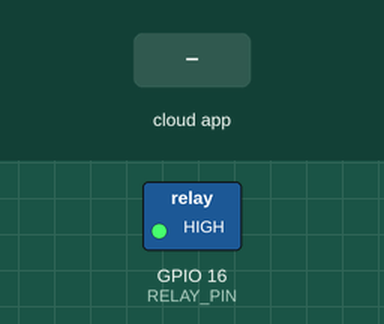
A program run on a simulated ESP8266 (NodeMCU). Shown: switched loads named in the program (green lamp = pin HIGH). The inputs (shaded band) are chosen by the test bench. WiFi joins after 1.5 s; servers stay silent unless stated; what the program prints to the serial monitor is not drawn.

Above: at 3.0 s.
3.1 s: the phone or cloud app sets xxxxxxxxxxxxxxxxxxxxxxxx to 1
At 3.6 s:
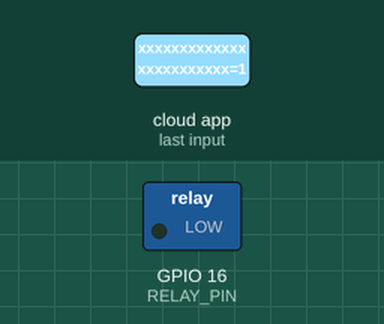
4.6 s: the phone or cloud app sets xxxxxxxxxxxxxxxxxxxxxxxx to 0
At 5.9 s:
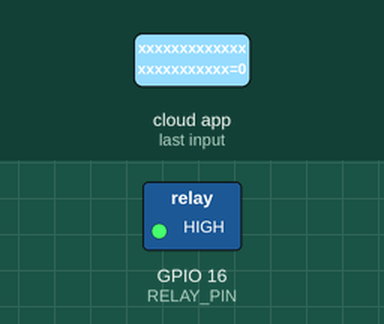
Timing chart, 0 to 7.6 s (numbered marks = the images above; inputs shaded):
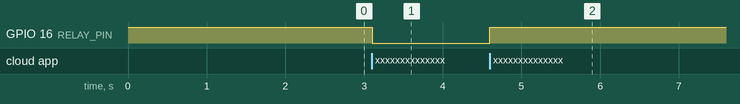

The program:

main.cpp
```cpp
/*
 *  Includes
 */
#include <ESP8266WiFi.h>   // So we can connect to the Wi-Fi
#include <SmartSwitch.hpp> // SmartSwitch configuration
#ifdef BLYNK_ENABLED
#include <BlynkSimpleEsp8266.h> // So we can use Blynk
#endif
#ifdef ALEXA_ENABLED
#include <SinricPro.h> // So we can use Alexa
#include <SinricProSwitch.h>
#endif

// Keeps track of connection state
wl_status_t lastWifiStatus;

/*
 * Function for connecting to Wi-Fi
 * (cloned from Blynk.connectWiFi)
 */
void connectWiFi(const char *ssid, const char *pass)
{
  Serial.print("Connecting to ");
  Serial.println(ssid);
  WiFi.mode(WIFI_STA);
  if (WiFi.status() != WL_CONNECTED)
  {
    if (pass && strlen(pass))
    {
      WiFi.begin(ssid, pass);
    }
    else
    {
      WiFi.begin(ssid);
    }
  }
  while (WiFi.status() != WL_CONNECTED)
  {
    delay(500);
  }
  Serial.println("Connected to WiFi");
  IPAddress myip = WiFi.localIP();
  (void)myip;
  Serial.print("IP: ");
  Serial.println(myip);
}

#ifdef ALEXA_ENABLED
/*
 * Function for managing switch state with Alexa
 */
bool switchState(const String &deviceId, bool &state)
{
  digitalWrite(RELAY_PIN, state ? ON : OFF);
  return true;
}

/*
 * Function for setting SinricPro up
 */
void setupSinricPro()
{
  // Add devices and callbacks to SinricPro
  SinricProSwitch &mySwitch = SinricPro[SINRIC_SWITCH_ID];
  mySwitch.onPowerState(switchState);

  // Setup SinricPro
  SinricPro.onConnected([]() { Serial.printf("Connected to SinricPro\r\n"); });
  SinricPro.onDisconnected([]() { Serial.printf("Disconnected from SinricPro\r\n"); });
  SinricPro.begin(SINRIC_APP_KEY, SINRIC_APP_SECRET);
}
#endif

/*
 *  Setup
 */
void setup()
{
  // Initializing Serial
  Serial.begin(SERIAL_BAUD_RATE);
  // Setting relay ping as output
  pinMode(RELAY_PIN, OUTPUT);
  // Setting relay OFF at startup
  digitalWrite(RELAY_PIN, HIGH);
  // Connect to Wi-Fi
  connectWiFi(WIFI_SSID, WIFI_PASSWORD);
#ifdef BLYNK_ENABLED
  // Configure Blynk
  Blynk.begin(BLYNK_AUTH_TOKEN, WIFI_SSID, WIFI_PASSWORD);
#endif
#ifdef ALEXA_ENABLED
  // Configure SinricPro
  setupSinricPro();
#endif
  // Set initial states
  lastWifiStatus = WiFi.status();
}

/*
 *  Loop
 */
void loop()
{
  // If Wi-Fi is not connected
  if (WiFi.status() != WL_CONNECTED)
  {
    // Lost connection
    if (lastWifiStatus == WL_CONNECTED)
      // Set relay ON so it can be controlled locally
      digitalWrite(RELAY_PIN, LOW);
    // Log connection state and retry Wi-Fi connection
    Serial.println("Wi-Fi is not connected, will retry connection...");
    connectWiFi(WIFI_SSID, WIFI_PASSWORD);
  }
#ifdef BLYNK_ENABLED
  // Wi-Fi is connected but Blynk isn't
  else if (!Blynk.connected())
  {
    // Log connection state and retry Blynk connection
    BLYNK_LOG1("Blynk is not connected, will retry connection...");
    Blynk.connect();
  }
#endif
  // Update connection state
  lastWifiStatus = WiFi.status();
#ifdef ALEXA_ENABLED
  SinricPro.handle();
#endif
#ifdef BLYNK_ENABLED
  Blynk.run();
#endif
}
```

SmartSwitch.hpp
```cpp
#pragma once

#include <Arduino.h>

/*
 *  Constants
 */
#define SERIAL_BAUD_RATE 115200
#define ON LOW
#define OFF HIGH

/*
 * Configuration
 */
#define BLYNK_ENABLED // Comment this line in order to disable Blynk integration
#define BLYNK_AUTH_TOKEN "xxxxxxxxxxxxxxxxxxxxxxxxxx-xxxxx"
#define ALEXA_ENABLED // Comment this line in order to disable Amazon Alexa integration
#define SINRIC_APP_KEY "xxxxxxxx-xxxx-xxxx-xxxx-xxxxxxxxxxxx"
#define SINRIC_APP_SECRET "xxxxxxxx-xxxx-xxxx-xxxx-xxxxxxxxxxxx-xxxxxxxx-xxxx-xxxx-xxxx-xxxxxxxxxxxx"
#define SINRIC_SWITCH_ID "xxxxxxxxxxxxxxxxxxxxxxxx"
#define WIFI_SSID "xxxxxxxxxxxxx"
#define WIFI_PASSWORD "xxxxxxxxxxx"
#define RELAY_PIN 16 // Be sure to set the same pin on the Blynk app
#define INITIAL_STATE OFF
#define DISCONNECTED_STATE ON
```

Measured:
- after the input at 3.1 s, GPIO 16 (RELAY_PIN): HIGH → LOW at once
- after the input at 4.6 s, GPIO 16 (RELAY_PIN): LOW → HIGH at once
